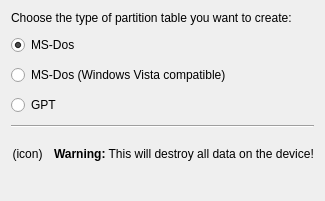
<?xml version="1.0" encoding="UTF-8"?>
<ui version="4.0">
 <class>CreatePartitionTableWidgetBase</class>
 <widget class="QWidget" name="CreatePartitionTableWidgetBase">
  <property name="geometry">
   <rect>
    <x>0</x>
    <y>0</y>
    <width>325</width>
    <height>193</height>
   </rect>
  </property>
  <property name="windowTitle">
   <string>Form</string>
  </property>
  <layout class="QVBoxLayout" name="verticalLayout_2">
   <property name="spacing">
    <number>10</number>
   </property>
   <item>
    <widget class="QLabel" name="label">
     <property name="text">
      <string>Choose the type of partition table you want to create:</string>
     </property>
    </widget>
   </item>
   <item>
    <layout class="QVBoxLayout" name="verticalLayout" stretch="0,0,0">
     <item>
      <widget class="QRadioButton" name="m_RadioMSDOS">
       <property name="text">
        <string>MS-Dos</string>
       </property>
       <property name="checked">
        <bool>true</bool>
       </property>
      </widget>
     </item>
     <item>
      <widget class="QRadioButton" name="m_RadioMSDOSVista">
       <property name="text">
        <string>MS-Dos (Windows Vista compatible)</string>
       </property>
      </widget>
     </item>
     <item>
      <widget class="QRadioButton" name="m_RadioGPT">
       <property name="text">
        <string>GPT</string>
       </property>
      </widget>
     </item>
    </layout>
   </item>
   <item>
    <widget class="Line" name="line">
     <property name="orientation">
      <enum>Qt::Horizontal</enum>
     </property>
    </widget>
   </item>
   <item>
    <layout class="QHBoxLayout" name="horizontalLayout">
     <item>
      <widget class="QLabel" name="m_IconLabel">
       <property name="minimumSize">
        <size>
         <width>32</width>
         <height>32</height>
        </size>
       </property>
       <property name="text">
        <string>(icon)</string>
       </property>
       <property name="alignment">
        <set>Qt::AlignCenter</set>
       </property>
       <property name="margin">
        <number>0</number>
       </property>
      </widget>
     </item>
     <item>
      <widget class="QLabel" name="label_3">
       <property name="text">
        <string>&lt;b&gt;Warning:&lt;/b&gt; This will destroy all data on the device!</string>
       </property>
      </widget>
     </item>
    </layout>
   </item>
   <item>
    <spacer name="verticalSpacer">
     <property name="orientation">
      <enum>Qt::Vertical</enum>
     </property>
     <property name="sizeType">
      <enum>QSizePolicy::MinimumExpanding</enum>
     </property>
     <property name="sizeHint" stdset="0">
      <size>
       <width>20</width>
       <height>20</height>
      </size>
     </property>
    </spacer>
   </item>
  </layout>
 </widget>
 <resources/>
 <connections/>
</ui>
